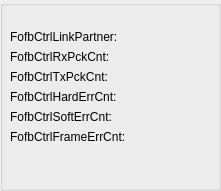
      <widget class="QGroupBox" name="groupBox_16">
       <property name="geometry">
        <rect>
         <x>360</x>
         <y>200</y>
         <width>221</width>
         <height>191</height>
        </rect>
       </property>
       <property name="title">
        <string/>
       </property>
       <widget class="QWidget" name="formLayoutWidget_14">
        <property name="geometry">
         <rect>
          <x>10</x>
          <y>30</y>
          <width>266</width>
          <height>161</height>
         </rect>
        </property>
        <layout class="QFormLayout" name="formLayout_14">
         <item row="0" column="0">
          <widget class="QLabel" name="label_258">
           <property name="text">
            <string>FofbCtrlLinkPartner:</string>
           </property>
          </widget>
         </item>
         <item row="0" column="1">
          <widget class="PyDMLabel" name="PyDMLabel_226">
           <property name="palette">
            <palette>
             <active>
              <colorrole role="Text">
               <brush brushstyle="SolidPattern">
                <color alpha="255">
                 <red>0</red>
                 <green>0</green>
                 <blue>0</blue>
                </color>
               </brush>
              </colorrole>
              <colorrole role="PlaceholderText">
               <brush brushstyle="SolidPattern">
                <color alpha="128">
                 <red>78</red>
                 <green>154</green>
                 <blue>6</blue>
                </color>
               </brush>
              </colorrole>
             </active>
             <inactive>
              <colorrole role="Text">
               <brush brushstyle="SolidPattern">
                <color alpha="255">
                 <red>0</red>
                 <green>0</green>
                 <blue>0</blue>
                </color>
               </brush>
              </colorrole>
              <colorrole role="PlaceholderText">
               <brush brushstyle="SolidPattern">
                <color alpha="128">
                 <red>78</red>
                 <green>154</green>
                 <blue>6</blue>
                </color>
               </brush>
              </colorrole>
             </inactive>
             <disabled>
              <colorrole role="Text">
               <brush brushstyle="SolidPattern">
                <color alpha="255">
                 <red>190</red>
                 <green>190</green>
                 <blue>190</blue>
                </color>
               </brush>
              </colorrole>
              <colorrole role="PlaceholderText">
               <brush brushstyle="SolidPattern">
                <color alpha="128">
                 <red>0</red>
                 <green>0</green>
                 <blue>0</blue>
                </color>
               </brush>
              </colorrole>
             </disabled>
            </palette>
           </property>
           <property name="toolTip">
            <string/>
           </property>
           <property name="alarmSensitiveContent" stdset="0">
            <bool>false</bool>
           </property>
           <property name="channel" stdset="0">
            <string>XX-22SL19:DI-FOFBCtrl:FofbCtrlLinkPartnerCH5-RB</string>
           </property>
          </widget>
         </item>
         <item row="1" column="0">
          <widget class="QLabel" name="label_259">
           <property name="text">
            <string>FofbCtrlRxPckCnt:</string>
           </property>
          </widget>
         </item>
         <item row="1" column="1">
          <widget class="PyDMLabel" name="PyDMLabel_227">
           <property name="palette">
            <palette>
             <active>
              <colorrole role="Text">
               <brush brushstyle="SolidPattern">
                <color alpha="255">
                 <red>0</red>
                 <green>0</green>
                 <blue>0</blue>
                </color>
               </brush>
              </colorrole>
              <colorrole role="PlaceholderText">
               <brush brushstyle="SolidPattern">
                <color alpha="128">
                 <red>78</red>
                 <green>154</green>
                 <blue>6</blue>
                </color>
               </brush>
              </colorrole>
             </active>
             <inactive>
              <colorrole role="Text">
               <brush brushstyle="SolidPattern">
                <color alpha="255">
                 <red>0</red>
                 <green>0</green>
                 <blue>0</blue>
                </color>
               </brush>
              </colorrole>
              <colorrole role="PlaceholderText">
               <brush brushstyle="SolidPattern">
                <color alpha="128">
                 <red>78</red>
                 <green>154</green>
                 <blue>6</blue>
                </color>
               </brush>
              </colorrole>
             </inactive>
             <disabled>
              <colorrole role="Text">
               <brush brushstyle="SolidPattern">
                <color alpha="255">
                 <red>190</red>
                 <green>190</green>
                 <blue>190</blue>
                </color>
               </brush>
              </colorrole>
              <colorrole role="PlaceholderText">
               <brush brushstyle="SolidPattern">
                <color alpha="128">
                 <red>0</red>
                 <green>0</green>
                 <blue>0</blue>
                </color>
               </brush>
              </colorrole>
             </disabled>
            </palette>
           </property>
           <property name="toolTip">
            <string/>
           </property>
           <property name="alarmSensitiveContent" stdset="0">
            <bool>false</bool>
           </property>
           <property name="channel" stdset="0">
            <string>XX-22SL19:DI-FOFBCtrl:FofbCtrlRxPckCntCH5-RB</string>
           </property>
          </widget>
         </item>
         <item row="2" column="0">
          <widget class="QLabel" name="label_260">
           <property name="text">
            <string>FofbCtrlTxPckCnt:</string>
           </property>
          </widget>
         </item>
         <item row="2" column="1">
          <widget class="PyDMLabel" name="PyDMLabel_228">
           <property name="toolTip">
            <string/>
           </property>
           <property name="channel" stdset="0">
            <string>XX-22SL19:DI-FOFBCtrl:FofbCtrlTxPckCntCH5-RB</string>
           </property>
          </widget>
         </item>
         <item row="3" column="0">
          <widget class="QLabel" name="label_261">
           <property name="text">
            <string>FofbCtrlHardErrCnt:</string>
           </property>
          </widget>
         </item>
         <item row="3" column="1">
          <widget class="PyDMLabel" name="PyDMLabel_229">
           <property name="palette">
            <palette>
             <active>
              <colorrole role="Text">
               <brush brushstyle="SolidPattern">
                <color alpha="255">
                 <red>0</red>
                 <green>0</green>
                 <blue>0</blue>
                </color>
               </brush>
              </colorrole>
              <colorrole role="PlaceholderText">
               <brush brushstyle="SolidPattern">
                <color alpha="128">
                 <red>78</red>
                 <green>154</green>
                 <blue>6</blue>
                </color>
               </brush>
              </colorrole>
             </active>
             <inactive>
              <colorrole role="Text">
               <brush brushstyle="SolidPattern">
                <color alpha="255">
                 <red>0</red>
                 <green>0</green>
                 <blue>0</blue>
                </color>
               </brush>
              </colorrole>
              <colorrole role="PlaceholderText">
               <brush brushstyle="SolidPattern">
                <color alpha="128">
                 <red>78</red>
                 <green>154</green>
                 <blue>6</blue>
                </color>
               </brush>
              </colorrole>
             </inactive>
             <disabled>
              <colorrole role="Text">
               <brush brushstyle="SolidPattern">
                <color alpha="255">
                 <red>190</red>
                 <green>190</green>
                 <blue>190</blue>
                </color>
               </brush>
              </colorrole>
              <colorrole role="PlaceholderText">
               <brush brushstyle="SolidPattern">
                <color alpha="128">
                 <red>0</red>
                 <green>0</green>
                 <blue>0</blue>
                </color>
               </brush>
              </colorrole>
             </disabled>
            </palette>
           </property>
           <property name="toolTip">
            <string/>
           </property>
           <property name="alarmSensitiveContent" stdset="0">
            <bool>false</bool>
           </property>
           <property name="channel" stdset="0">
            <string>XX-22SL19:DI-FOFBCtrl:FofbCtrlHardErrCntCH5-RB</string>
           </property>
          </widget>
         </item>
         <item row="4" column="0">
          <widget class="QLabel" name="label_262">
           <property name="text">
            <string>FofbCtrlSoftErrCnt:</string>
           </property>
          </widget>
         </item>
         <item row="4" column="1">
          <widget class="PyDMLabel" name="PyDMLabel_230">
           <property name="toolTip">
            <string/>
           </property>
           <property name="channel" stdset="0">
            <string>XX-22SL19:DI-FOFBCtrl:FofbCtrlSoftErrCntCH5-RB</string>
           </property>
          </widget>
         </item>
         <item row="5" column="0">
          <widget class="QLabel" name="label_263">
           <property name="text">
            <string>FofbCtrlFrameErrCnt:</string>
           </property>
          </widget>
         </item>
         <item row="5" column="1">
          <widget class="PyDMLabel" name="PyDMLabel_231">
           <property name="toolTip">
            <string/>
           </property>
           <property name="channel" stdset="0">
            <string>XX-22SL19:DI-FOFBCtrl:FofbCtrlFrameErrCntCH5-RB</string>
           </property>
          </widget>
         </item>
        </layout>
       </widget>
      </widget>
